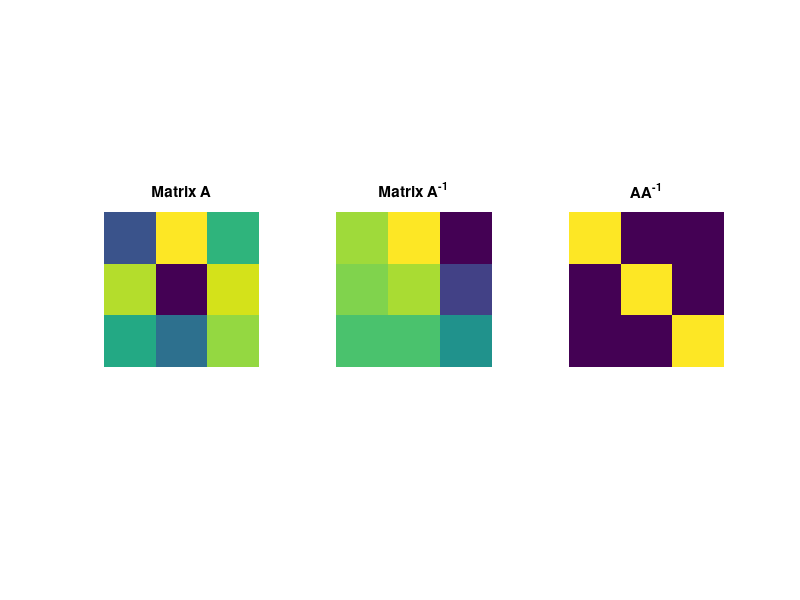
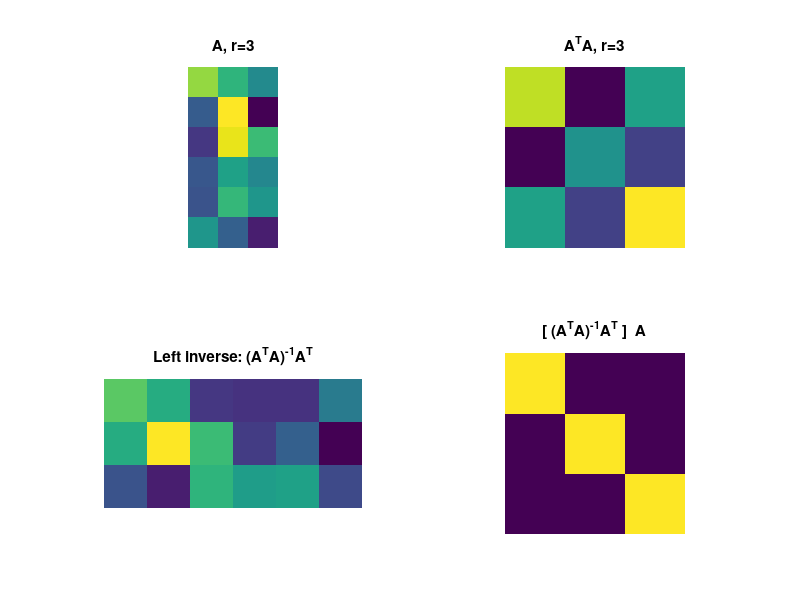
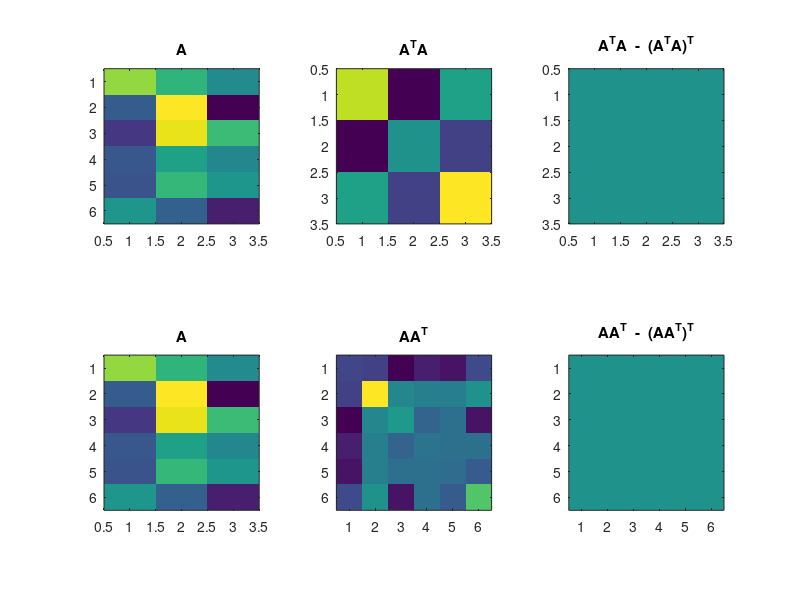

Write MATLAB code to recreate these figures, in order.
%%
%     COURSE: PCA and multivariate neural signal processing
%    SECTION: Linear algebra crash course
%      VIDEO: MATLAB: inverse and AtA
% Instructor: sincxpress.com
%

%% a clean MATLAB workspace is a clean mental workspace

close all
clear
clc

%% ---------------- %%
%   Matrix inverse   %
%   --------------   %


% size of square matrix
m = 3;

% generate random matrix
A = randn(m);

% compute its inverse
Ainv = inv(A);

% check whether the matrix times its inverse is the identity matrix
id = Ainv*A

% QUESTION: Does A*Ainv also produce the identity matrix?


% show in an image
figure(1), clf
subplot(131), imagesc(A)
title('Matrix A'), axis square, axis off

subplot(132), imagesc(Ainv)
title('Matrix A^{-1}'), axis square, axis off

subplot(133), imagesc(id)
title('AA^{-1}'), axis square, axis off



% QUESTION: What happens when you run the code above using the following
%           reduced-rank matrix?
A = randn(4,2) * randn(2,4);


%% The left inverse

% sizes
m = 6;
n = 3;

% create matrices
A = randn(m,n);
AtA = A'*A;

% inspect ranks
disp([ 'Rank of A^TA: ' num2str(rank(AtA)) ])

% left inverse
Aleft = inv(AtA)*A';

% now test that the left-inverse times A is identity!
I_left  = Aleft*A;

% and then test using the inverse function
AtA_inv = inv(AtA);
I_AtA   = AtA_inv*AtA;

% QUESTION: What happens when you right-multiply the left-inverse?




% show images
figure(2), clf
subplot(221), imagesc(A), axis image, axis off
title([ 'A, r=' num2str(rank(A)) ])

subplot(222), imagesc(AtA), axis image, axis off
title([ 'A^TA, r=' num2str(rank(AtA)) ])

subplot(223), imagesc(Aleft), axis image, axis off
title('Left inverse: (A^TA)^{-1}A^T')

subplot(224), imagesc(I_left), axis image, axis off
title('[ (A^TA)^{-1}A^T ]  A')

%% right inverse

% Repeat the above code for the right-inverse!






%% -------------------------- %%
%   The wonderful matrix AtA   %
%   ------------------------   %


% show that AtA is square

% sizes
m = 6;
n = 3;

% compute it both ways
AtA = A'*A;
AAt = A*A';


disp(size(AtA))
disp(size(AAt))


%% show that it's symmetric

% show the matrices
figure(3), clf

subplot(231)
imagesc(A)
axis square
title('A')

subplot(232)
imagesc(AtA)
axis square
title('A^TA')

subplot(233)
imagesc(AtA - AtA')
axis square
title('A^TA  -  (A^TA)^T')



subplot(234)
% repeat the previous three plots but for AAt and in the bottom row
imagesc(A)
axis square
title('A')

subplot(235)
imagesc(AAt)
axis square
title('AA^T')

subplot(236)
imagesc(AAt - AAt')
axis square
title('AA^T  -  (AA^T)^T')

%% done.
